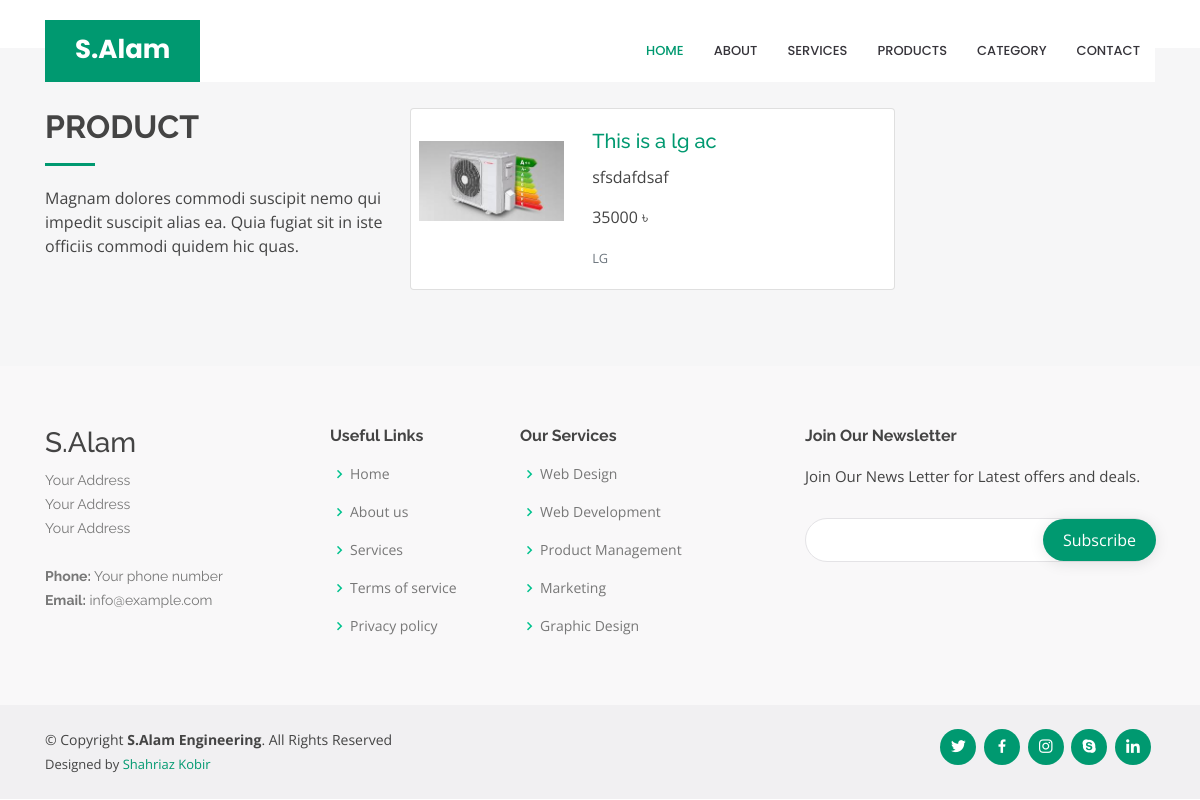
The app's page /product/productcategory/LG/ with its own data.
### product/models.py (models this page shows, shortened)
class AC(models.Model):
    ac_name = models.CharField(max_length=250, null=False)
    ac_brand_name = models.CharField(max_length=50, null=False)
    ac_category = models.ForeignKey(AcCategory, on_delete=models.CASCADE)
    ac_model_number = models.CharField(max_length=30, null=False)
    ac_image = models.ImageField(default='de_ac.png', upload_to='ac_photo')
    ac_description = models.TextField(max_length=1000, null=True)
    ac_normal_price = models.IntegerField(default=0, null=False)
    ac_discounted_price = models.IntegerField(default=0, null=True)
    ac_discount_percent = models.IntegerField(default=0, null=True)
    uploaded_by = CurrentUserField()
    upload_date = models.DateTimeField(auto_now_add=True, blank=False)
    class Meta:
        ordering = ('-upload_date',)

class AcCategory(models.Model):
    ac_category_name = models.CharField(max_length=250, null=False)
    ac_category_details = models.TextField(max_length=250, null=False)
    ac_category_image = models.ImageField(default='de_ac_cat.png', upload_to='ac_cat_photo')
    uploaded_by = CurrentUserField()
    upload_date = models.DateTimeField(auto_now_add=True, blank=False)

### product/views.py (the view)
# urls.py: path('productcategory/<str:category_name>/', product_ifo_form_category, name='category_to_info'),
def product_ifo_form_category(request, category_name):
    lists = AC.objects.filter(ac_category__ac_category_name=category_name)
    context = {
        'list': lists,
        'page_title': f'Details/{category_name}'
    }
    return render(request, 'product/product_details_boc.html', context)

### templates/product/product_details_boc.html
{% extends 'salameng/Layout.html' %}
{% block content %}
    <section id="services" class="services section-bg mt-5">
        <div class="container">
            <div class="row">
                <div class="col-lg-4">
                    <div class="section-title" data-aos="fade-right">
                        <h2>product</h2>
                        <p>Magnam dolores commodi suscipit nemo qui impedit suscipit alias ea. Quia fugiat sit in iste
                            officiis commodi quidem hic quas.</p>
                    </div>
                </div>
                <div class="col-lg-8">
                    <div class="row">
                        {% for pl  in list %}
                            <div class="card mb-3" style="max-width: 540px; min-width: 360px">
                                <div class="row no-gutters">
                                    <div class="col-md-4">
                                        <img src="{{ pl.ac_image.url }}" class="card-img p-2 mt-4" alt="ac_image">
                                    </div>
                                    <div class="col-md-8">
                                        <div class="card-body">
                                            <h5 class="card-title"><a
                                                    href="{% url 'product:product_details' pl.ac_name %}">{{ pl.ac_name }}</a>
                                            </h5>
                                            <p class="card-text">{{ pl.ac_description }}</p>
                                            <p class="card-text">{{ pl.ac_normal_price }} ৳</p>
                                            <p class="card-text"><small
                                                    class="text-muted">{{ pl.ac_category.ac_category_name }}</small>
                                            </p>
                                        </div>
                                    </div>
                                </div>
                            </div>
                        {% endfor %}
                    </div>
                </div>
            </div>
        </div>
    </section>
{% endblock %}

### static/assets/css/style.css (style rules this page uses)
body { font-family: "Open Sans", sans-serif; color: #444444; }
a { color: #009970; }
h1, h2, h3, h4, h5, h6 { font-family: "Raleway", sans-serif; }
section { padding: 60px 0; overflow: hidden; }
.section-bg { background-color: #f6f6f7; }
.section-title { padding-bottom: 30px; }
.section-title h2 { font-size: 32px; font-weight: bold; text-transform: uppercase; margin-bottom: 20px; padding-bottom: 20px; position: relative; }
.section-title h2::after { content: ''; position: absolute; display: block; width: 50px; height: 3px; background: #009970; bottom: 0; left: 0; }
.section-title p { margin-bottom: 0; }

### records on screen
AC: ac_image (picture), ac_name "This is a lg ac", ac_description "sfsdafdsaf", ac_normal_price "35000", ac_category.ac_category_name "LG"
